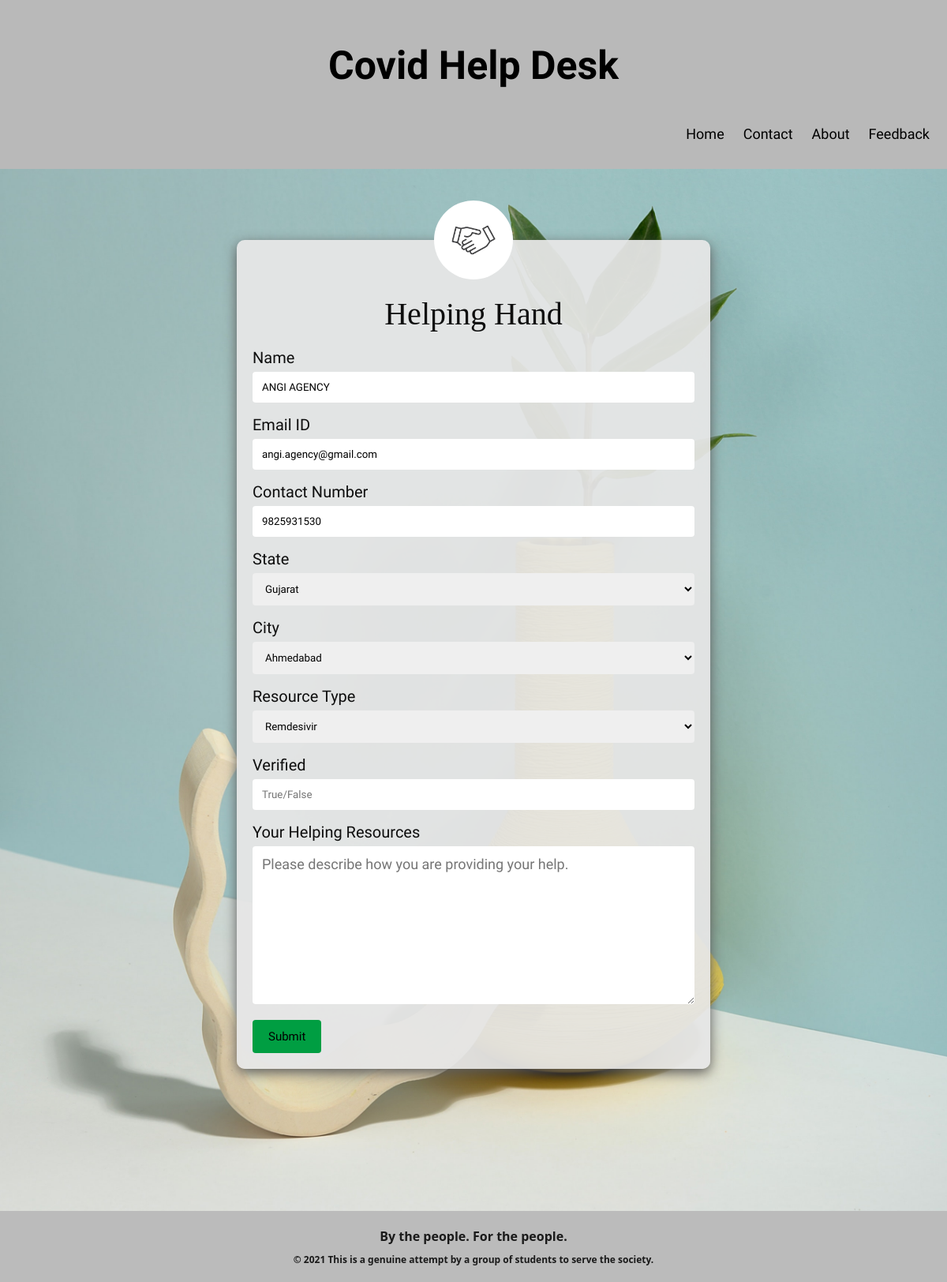
Page /editResource/3 on the committed database.
### receiver/models.py (models this page shows, shortened)
class Resource(models.Model):
    contact_name = models.CharField(default='', max_length=200)
    email_id = models.CharField(default='', max_length=200)
    web_site = models.CharField(default='', max_length=200)
    phone = models.CharField(default='', max_length=200)
    state = models.ForeignKey(
        State, on_delete=models.SET_NULL, blank=True, null=True)
    city = models.ForeignKey(
        City, on_delete=models.SET_NULL, blank=True, null=True)
    resource_name = models.ForeignKey(
        Res_type, verbose_name="resc_type", on_delete=models.DO_NOTHING)
    description = models.CharField(max_length=200, blank=True, null=True)
    verified = models.BooleanField(default=False)
    created_at = models.DateField(default=timezone.now, auto_created=True)
    updated_at = models.DateField(auto_now=True)

class Res_type(models.Model):
    resource_name = models.CharField(max_length=50)
    more_info = models.CharField(
        default='', max_length=200, blank=True, null=True)
    def __str__(self):
        return self.resource_name

### receiver/views.py (the view)
# urls.py: path('editResource/<int:pk>', views.editResource, name='editResource'),
def editResource(request, pk):
    if request.method == "POST":
        res = Resource.objects.get(id=pk)
        hh = HelpForm(request.POST, instance=res)
        if hh.is_valid():
            hh.save()
            hhm = HelpForm()
            return render(request, 'editResource.html', {'hhm': hhm, 'msg': 'Help added!'})
        else:
            hhm = HelpForm()
            return render(request, 'editResource.html', {'hhm': hh, 'msg': 'Check for Errors!!!'})
    else:
        res = Resource.objects.get(id=pk)
        hhm = HelpForm(instance=res)
        name = res.contact_name
        email = res.email_id
        phone = res.phone
        verified = res.verified
        desc = res.description
        context = {
            'name': name,
            'hhm': hhm,
            'email': email,
            'phone': phone,
            'desc': desc,
        }
        return render(request, 'editResource.html', context)

### receiver/forms.py
class HelpForm(forms.ModelForm):
    class Meta:
        model = Resource
        fields = ['contact_name', 'email_id', 'web_site',
                  'phone', 'state', 'city', 'resource_name', 'verified', 'description']
    def __init__(self, *args, **kwargs):
        super().__init__(*args, **kwargs)
        self.fields['city'].queryset = City.objects.none()
        if 'state' in self.data:
            try:
                state_id = int(self.data.get('state'))
                self.fields['city'].queryset = City.objects.filter(
                    state_id=state_id).order_by('name')
            except (ValueError, TypeError):
                pass  # invalid input from the client; ignore and fallback to empty City queryset
        elif self.instance.pk:
            self.fields['city'].queryset = self.instance.state.city_set.order_by(
                'name')

### receiver/models.py (called while the page is built)
    def __str__(self):
        return self.name

    def __str__(self):
        return self.name

### receiver/templates/editResource.html (shortened to what this page needs)
{% extends 'base.html'%}
{% block content %}
{% load static %}
<link rel="stylesheet" href="{% static 'css/helpingHand.css' %}" type="text/css" />
<div class="container">
  <div class="imgdiv2">
    <img src="{% static 'images/hhicon.jpg' %}" alt="">
  </div>
  <div class="Title">Helping Hand</div>
  <form method="POST" id='helpH' data-cities-url="{% url 'ajax_load_cities' %}">
    <label for="fname">Name</label>
    <input type="text" id="fname" name="contact_name" placeholder="Enter your Full name" value="{{name}}" required>
    <label for="email_idn">Email ID</label>
    <input type="text" id="lname" name="email_id" placeholder="Enter your Email ID" value="{{email}}" required>
    <label for="phone">Contact Number</label>
    <input type="text" id="contact" name="phone" placeholder="Enter your contact number" value="{{ phone }}" required>
    <label for="state">State</label>
    {{ hhm.state }}
    <label for="city">City</label>
    {{ hhm.city }}
    <label for="res_type">Resource Type</label>
    {{ hhm.resource_name}}
    <label for="phone">Verified</label>
    <input type="text" id="verif" name="verified" placeholder="True/False" value="{{ verified }}" required>
    <label for="Your Helping Resources">Your Helping Resources</label>
    <textarea id="subject" name="description" placeholder="Please describe how you are providing your help. "
      style="height:200px" value="{{ desc }} "></textarea>
    <input type="submit" value="Submit">
  </form>
</div>
{% endblock %}

### receiver/static/css/base_style.css (style rules this page uses)
body, head { height: 100%; padding: 0; margin: 0px; font-family: Arial, Helvetica, sans-serif; background-color: #fffcf3; max-width: calc(100%-20px); }

### receiver/static/css/helpingHand.css (style rules this page uses)
body { font-family: Arial, Helvetica, sans-serif; background-image: url("../images/hhwide.jpg"); background-size: cover; background-repeat: no-repeat; }
* { box-sizing: border-box; }
.imgdiv2 img { display: flex; justify-content: center; border-radius: 50%; width: 100px; }
.imgdiv2 { display: flex; justify-content: center; position: relative; margin-top: -70px; }
.Title { display: flex; justify-content: center; font-family: Cambria, Cochin, Georgia, Times, "Times New Roman", serif; font-size: 40px; padding: 20px; font-weight: lighter; }
label { font-family: Oxygen; font-size: 20px; }
textarea { font-family: Oxygen; font-size: 18px; }
input[type="number"], select, textarea { width: 100%; padding: 12px; border-width: 0px; border-radius: 4px; box-sizing: border-box; margin-top: 6px; margin-bottom: 16px; resize: vertical; }
input[type="text"], select, textarea { font-family: Oxygen; width: 100%; padding: 12px; border-width: 0px; border-radius: 4px; box-sizing: border-box; margin-top: 6px; margin-bottom: 16px; resize: vertical; }
input[type="submit"] { font-family: Oxygen; background-color: #009e42; font-size: 15px; color: rgb(0, 0, 0); padding: 12px 20px; border: none; border-radius: 4px; cursor: pointer; }
.container { border-radius: 10px; box-shadow: 0 5px 1rem rgb(92, 92, 92); background-color: rgba(231, 231, 231, 0.938); color: rgb(14, 14, 14); margin: 5% auto 15% auto; width: 35%; padding: 20px; margin-left: 50%; }
@media only screen and (max-width: 1300px) { body { background-image: url("../images/hhmobile.jpg"); background-color: rgba(114, 173, 240, 0.87); } }
@media only screen and (max-width: 1300px) { .container { border-radius: 10px; box-shadow: 0 5px 1rem rgb(92, 92, 92); background-color: rgba(231, 231, 231, 0.938); color: rgb(14, 14, 14); margin: 5% auto 15% auto; width: 50%; padding: 20px; margin-top: 90px; } }

### rows in the picture
Resource: contact_name "ANGI AGENCY", email_id "angi.agency@gmail.com", phone "9825931530", state "Gujarat", city "Ahmedabad"
Res_type: resource_name "Remdesivir"
